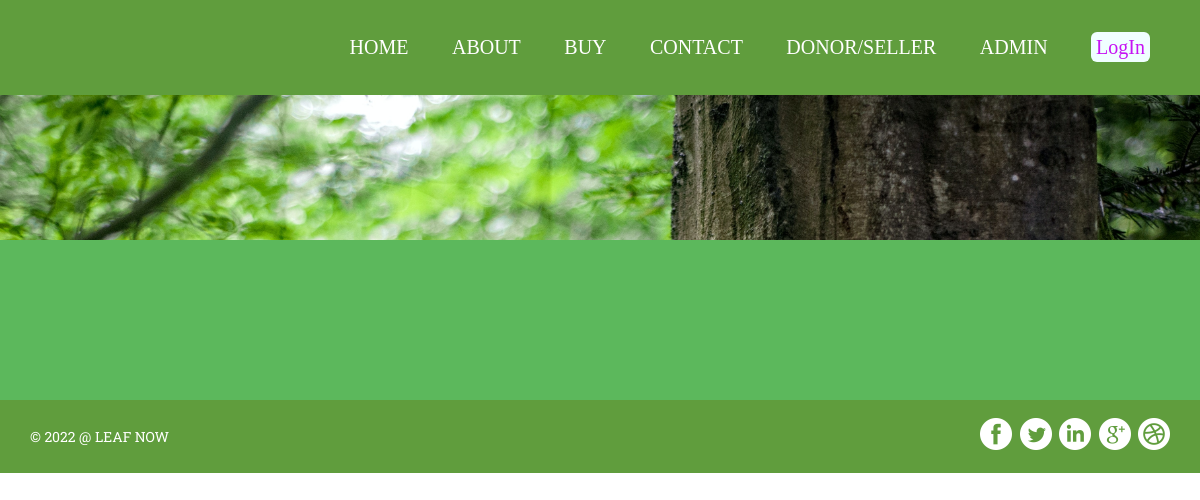
/fwms/view-plant-details.php, run on an earlier commit of the app's database.
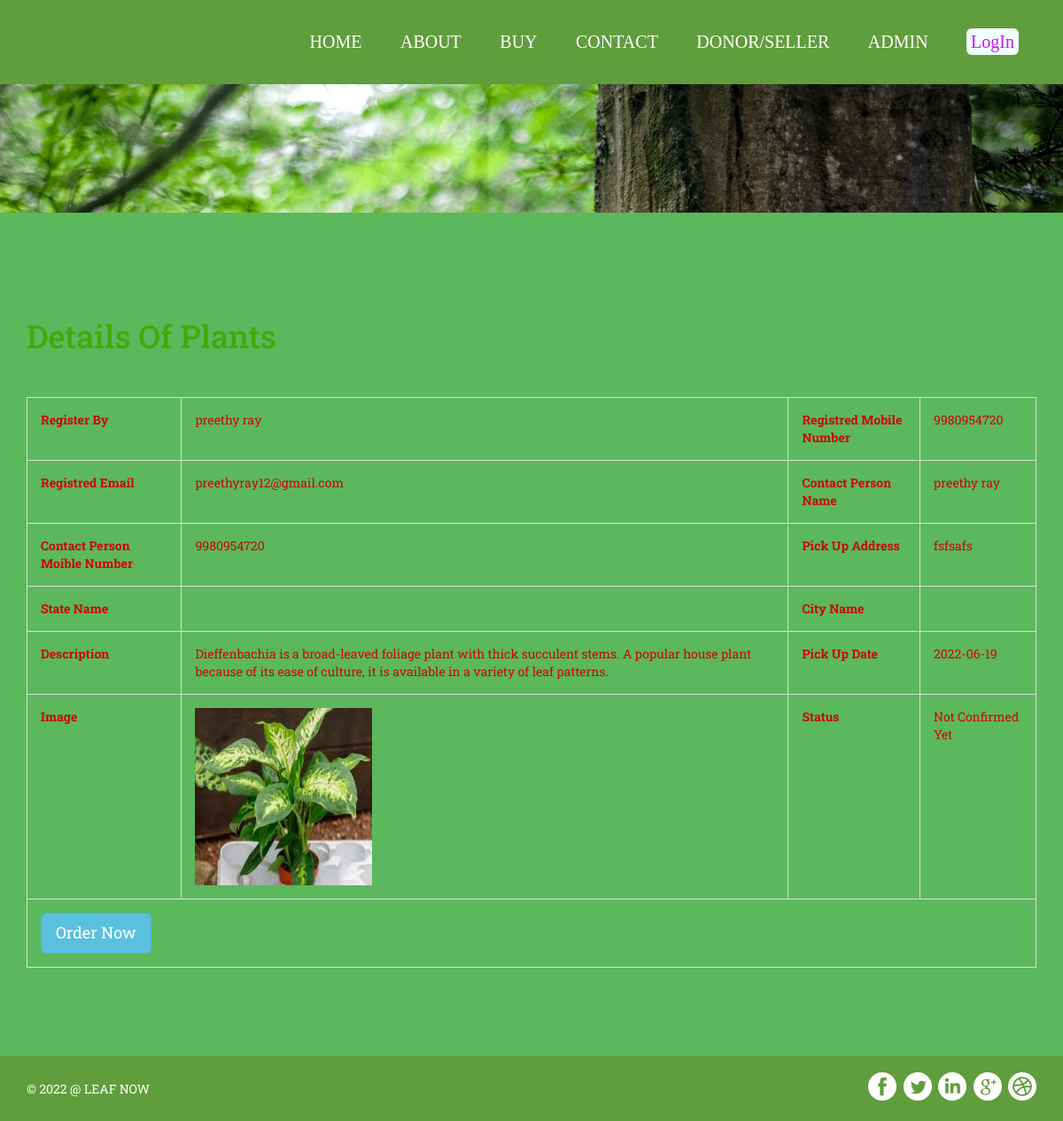
And on a later commit of the database.
### tables this page shows
CREATE TABLE `tblplant` (
  `ID` int(10) NOT NULL,
  `DonorID` int(10) DEFAULT NULL,
  `plantId` int(10) DEFAULT NULL,
  `plantItems` mediumtext DEFAULT NULL,
  `StateName` varchar(200) DEFAULT NULL,
  `CityName` varchar(200) DEFAULT NULL,
  `Description` mediumtext DEFAULT NULL,
  `PickupDate` varchar(200) DEFAULT NULL,
  `PickupAddress` mediumtext DEFAULT NULL,
  `ContactPerson` varchar(200) DEFAULT NULL,
  `CPMobNumber` bigint(10) DEFAULT NULL,
  `Image` varchar(200) DEFAULT NULL,
  `CreationDate` timestamp NULL DEFAULT current_timestamp(),
  `UpdationDate` timestamp NULL DEFAULT NULL ON UPDATE current_timestamp()
);

CREATE TABLE `tbldonor` (
  `ID` int(10) NOT NULL,
  `FullName` varchar(200) DEFAULT NULL,
  `Email` varchar(200) DEFAULT NULL,
  `MobileNumber` bigint(10) DEFAULT NULL,
  `Password` varchar(120) DEFAULT NULL,
  `RegDate` timestamp NULL DEFAULT current_timestamp()
);

### fwms/view-plant-details.php (the view, shortened to what this page needs)
<!DOCTYPE html>
<html>
<head>
<link href="css/bootstrap.css" rel='stylesheet' type='text/css' />
<link href="css/style.css" rel="stylesheet" type="text/css" media="all" />
</head>
<body>
<?php include_once("includes/header.php");?>
<div class="banner page-head">
</div>
<div class="typrography">
	 <div class="container">
	  <?php
$vid=$_GET['plantid'];
$ret=mysqli_query($con,"select tblplantrequests.requestNumber,tblplantrequests.requestDate,tblplantrequests.mobileNumber,tblplantrequests.message,tblplantrequests.status,tblplantrequests.donorRemark,tblplantrequests.requestCompletionDate,tblplantrequests.fullName,
tblplant.ID,tblplant.plantId,tblplant.ContactPerson,tblplant.CPMobNumber,tblplant.CreationDate,tblplant.plantItems,tblplant.StateName,tblplant.CityName,tblplant.Description,tblplant.PickupDate,tblplant.PickupAddress,tblplant.Image,tblplant.UpdationDate,tbldonor.FullName,tbldonor.MobileNumber,tbldonor.Email from
tblplant
left join tblplantrequests  on tblplant.ID=tblplantrequests.plantId
join tbldonor on tblplant.DonorID=tbldonor.ID
 where  tblplant.ID='$vid'");
while ($row=mysqli_fetch_array($ret)) {
?>
		  <section id="tables">
          <div class="page-header">
            <h1> Details Of Plants<?php  echo $row['RequestNumber'];?></h1>
          </div>
          <div class="bs-docs-example">
            <table class="table table-bordered" style="color:#000 !important;">
      <table border="1" class="table table-bordered mg-b-0">
  <tr>
    <th>Register By  </th>
    <td><?php  echo $row['FullName'];?></td>
    <th>Registred Mobile Number</th>
    <td><?php  echo $row['MobileNumber'];?></td>
  </tr>
<tr>
    <th>Registred Email</th>
    <td><?php  echo $row['Email'];?></td>
    <th>Contact Person Name</th>
    <td><?php  echo $row['ContactPerson'];?></td>
</tr>
<tr>
    <th>Contact Person Moible Number</th>
    <td><?php  echo $row['CPMobNumber'];?></td>
<th>Pick Up Address</th>
<td>
<?php echo $row['PickupAddress']; ?>
  </td>
  </tr>
<tr>
    <th>State Name</th>
    <td><?php echo $row['StateName']; ?></td>
<th>City Name</th>
<td>
  </td>
  </tr>
  <tr>
<th>Description</th>
<td>
<?php echo $row['Description']; ?>
  </td>
<th>Pick Up Date</th>
<td>
<?php echo $row['PickupDate']; ?>
  </td>
  </tr>
  <tr>
<th>Image</th>
<td>
<img src="donor/images/<?php echo $row['Image']; ?>" width="200" height="200">
  </td>
    <th>Status</th>
    <td> <?php
if($row['status']==""){
echo "Not Confirmed Yet";
}else{echo $row['status'];}
;?></td>
  </tr>
  <?php if($row['status']==""){ ?>
  <tr>
  	<td colspan="4"><button type="button" class="btn btn-info btn-lg" data-toggle="modal" data-target="#myModal">Order Now</button></td>
  </tr>
<?php }  ?>
  </table><?php } ?>
          </div>
	</div>
</div>
<?php include_once("includes/footer.php");?>
</body>
</html>

What changed in the data, as far as the page shows it:
added tblplant: DonorID.FullName "preethy ray", DonorID.MobileNumber "9980954720", DonorID.Email "preethyray12@gmail.com", ContactPerson "preethy ray", CPMobNumber "9980954720", PickupAddress "fsfsafs", Description "Dieffenbachia is a broad-leaved foliage plant with thick succulent stems. A popular house plant because of its ease of culture, it is available in a variety of leaf patterns.", PickupDate "2022-06-19", Image (picture)
